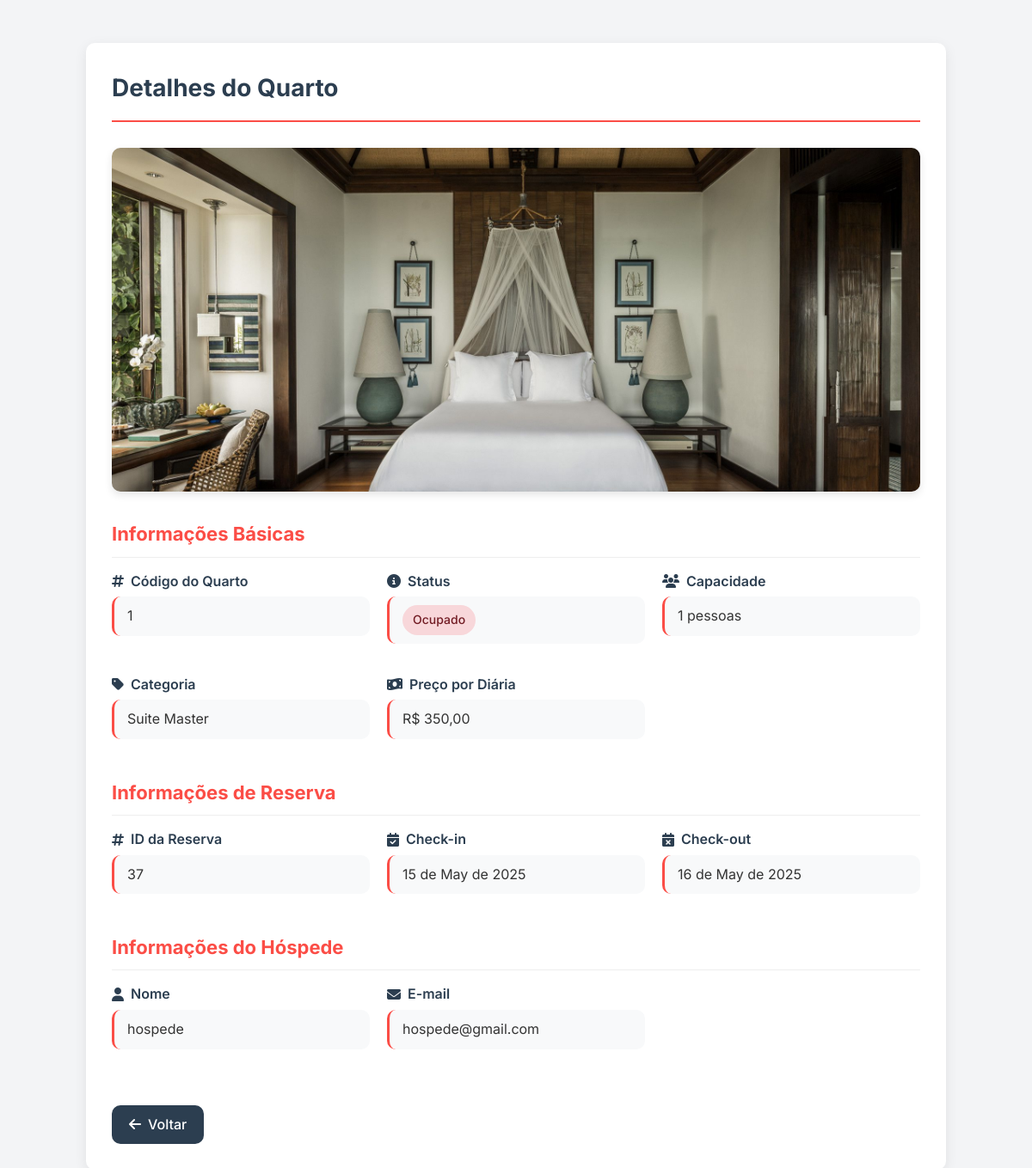
The app's page /gestor/quartos/maisdetalhes.php?id=1 with its own data.
### tables this page shows
CREATE TABLE `quarto` (
  `ID_Quarto` int(11) NOT NULL,
  `Status` varchar(45) DEFAULT NULL,
  `Capacidade` int(11) DEFAULT NULL,
  `Categoria_ID_Categoria` int(11) NOT NULL,
  `Foto` varchar(255) DEFAULT NULL,
  `Preco_diaria` decimal(10,2) DEFAULT NULL
);

CREATE TABLE `categoria` (
  `ID_Categoria` int(11) NOT NULL,
  `Nome` varchar(50) NOT NULL
);

CREATE TABLE `reserva` (
  `ID_Reserva` int(11) NOT NULL,
  `Checkin` date NOT NULL,
  `Checkout` date NOT NULL,
  `Quarto_ID_Quarto` int(11) NOT NULL,
  `usuarios_ID` int(11) NOT NULL,
  `solicitou_exclusao` tinyint(1) DEFAULT 0,
  `Data_Solicitacao_Exclusao` datetime DEFAULT NULL
);

CREATE TABLE `usuarios` (
  `ID` int(11) NOT NULL,
  `Nome` varchar(45) NOT NULL,
  `Email` varchar(45) NOT NULL,
  `Data_Nascimento` varchar(45) NOT NULL,
  `Telefone` varchar(45) NOT NULL,
  `Endereco` varchar(45) NOT NULL,
  `CPF` char(14) NOT NULL,
  `Perfil_ID_Perfil` int(11) NOT NULL,
  `solicitou_exclusao` varchar(45) DEFAULT NULL,
  `Senha` varchar(255) NOT NULL,
  `Data_Solicitacao_Exclusao` datetime DEFAULT current_timestamp()
);

### gestor/quartos/maisdetalhes.php (the view, shortened to what this page needs)
<?php
require_once '../../config/config.php';
$query = "SELECT q.ID_Quarto, q.Status, q.Capacidade, q.Foto, q.Preco_diaria, c.Nome AS Categoria,
                 r.ID_Reserva, r.checkin, r.checkout, u.Nome AS Usuario_Nome, u.Email AS Usuario_Email
          FROM quarto q
          JOIN categoria c ON q.Categoria_ID_Categoria = c.ID_Categoria
          LEFT JOIN reserva r ON r.Quarto_ID_Quarto = q.ID_Quarto
          LEFT JOIN usuarios u ON r.usuarios_ID = u.ID
          WHERE q.ID_Quarto = :id_quarto";
$stmt = $pdo->prepare($query);
$stmt->bindParam(':id_quarto', $_GET['id']);
$stmt->execute();
$row = $stmt->fetch(PDO::FETCH_ASSOC);
?>
<!DOCTYPE html>
<html lang="pt-br">
<head>
    <link rel="stylesheet" href="https://cdnjs.cloudflare.com/ajax/libs/font-awesome/6.5.0/css/all.min.css">
</head>
<body>
    <div class="container">
        <div class="page-header">
            <h1 class="page-title">Detalhes do Quarto</h1>
        </div>
        <?php if ($row): ?>
            <?php if(!empty($row['Foto'])): ?>
                <img src="../../uploads/<?= htmlspecialchars($row['Foto']) ?>" alt="Foto do Quarto" class="room-image">
            <?php endif; ?>
            <div class="details-section">
                <h2 class="section-title">Informações Básicas</h2>
                <div class="details-grid">
                    <div class="detail-item">
                        <div class="detail-label">
                            <i class="fas fa-hashtag"></i>
                            Código do Quarto
                        </div>
                        <div class="detail-value"><?= $row['ID_Quarto'] ?></div>
                    </div>
                    <div class="detail-item">
                        <div class="detail-label">
                            <i class="fas fa-info-circle"></i>
                            Status
                        </div>
                        <div class="detail-value">
                            <span class="status <?= ($row['ID_Reserva'] !== null) ? 'status-ocupado' : 'status-disponivel' ?>">
                                <?= ($row['ID_Reserva'] !== null) ? 'Ocupado' : 'Disponível' ?>
                            </span>
                        </div>
                    </div>
                    <div class="detail-item">
                        <div class="detail-label">
                            <i class="fas fa-users"></i>
                            Capacidade
                        </div>
                        <div class="detail-value"><?= $row['Capacidade'] ?> pessoas</div>
                    </div>
                    <div class="detail-item">
                        <div class="detail-label">
                            <i class="fas fa-tag"></i>
                            Categoria
                        </div>
                        <div class="detail-value"><?= $row['Categoria'] ?></div>
                    </div>
                    <div class="detail-item">
                        <div class="detail-label">
                            <i class="fas fa-money-bill-wave"></i>
                            Preço por Diária
                        </div>
                        <div class="detail-value">R$ <?= number_format($row['Preco_diaria'], 2, ',', '.') ?></div>
                    </div>
                </div>
            </div>
            <?php if($row['ID_Reserva'] !== null): ?>
                <div class="details-section">
                    <h2 class="section-title">Informações de Reserva</h2>
                    <div class="details-grid">
                        <div class="detail-item">
                            <div class="detail-label">
                                <i class="fas fa-hashtag"></i>
                                ID da Reserva
                            </div>
                            <div class="detail-value"><?= $row['ID_Reserva'] ?></div>
                        </div>
                        <div class="detail-item">
                            <div class="detail-label">
                                <i class="fas fa-calendar-check"></i>
                                Check-in
                            </div>
                            <div class="detail-value"><?= date('d \d\e F \d\e Y', strtotime($row['checkin'])) ?></div>
                        </div>
                        <div class="detail-item">
                            <div class="detail-label">
                                <i class="fas fa-calendar-times"></i>
                                Check-out
                            </div>
                            <div class="detail-value"><?= date('d \d\e F \d\e Y', strtotime($row['checkout'])) ?></div>
                        </div>
                    </div>
                </div>
                <div class="details-section">
                    <h2 class="section-title">Informações do Hóspede</h2>
                    <div class="details-grid">
                        <div class="detail-item">
                            <div class="detail-label">
                                <i class="fas fa-user"></i>
                                Nome
                            </div>
                            <div class="detail-value"><?= $row['Usuario_Nome'] ?></div>
                        </div>
                        <div class="detail-item">
                            <div class="detail-label">
                                <i class="fas fa-envelope"></i>
                                E-mail
                            </div>
                            <div class="detail-value"><?= $row['Usuario_Email'] ?></div>
                        </div>
                    </div>
                </div>
            <?php endif; ?>
            <a href="javascript:history.back()" class="back-btn">
                <i class="fas fa-arrow-left"></i> Voltar
            </a>
        <?php endif; ?>
    </div>
</body>
</html>

### gestor/quartos/maisdetalhes.php (style rules this page uses)
:root { --primary-color: #FB4D46; --secondary-color: #2c3e50; --light-gray: #f8f9fa; --dark-gray: #6c757d; --white: #ffffff; --border-radius: 10px; --box-shadow: 0 4px 15px rgba(0,0,0,0.08); --transition: all 0.3s ease; }
* { margin: 0; padding: 0; box-sizing: border-box; font-family: 'Inter', sans-serif; }
body { background-color: #f3f4f6; color: #333; line-height: 1.6; padding: 20px; }
.container { max-width: 1000px; margin: 30px auto; background-color: var(--white); border-radius: var(--border-radius); box-shadow: var(--box-shadow); padding: 30px; }
.page-header { display: flex; justify-content: space-between; align-items: center; margin-bottom: 30px; padding-bottom: 15px; border-bottom: 2px solid var(--primary-color); }
.page-title { color: var(--secondary-color); font-size: 28px; margin: 0; }
.room-image { width: 100%; max-height: 400px; object-fit: cover; border-radius: var(--border-radius); margin-bottom: 25px; box-shadow: 0 4px 10px rgba(0,0,0,0.1); }
.details-section { margin-bottom: 30px; }
.section-title { color: var(--primary-color); font-size: 22px; margin-bottom: 15px; padding-bottom: 8px; border-bottom: 1px solid #eee; }
.details-grid { display: grid; grid-template-columns: repeat(auto-fill, minmax(250px, 1fr)); gap: 20px; margin-bottom: 20px; }
.detail-item { margin-bottom: 15px; }
.detail-label { font-weight: 600; color: var(--secondary-color); margin-bottom: 5px; display: flex; align-items: center; gap: 8px; }
.detail-value { padding: 10px 15px; background-color: var(--light-gray); border-radius: var(--border-radius); border-left: 3px solid var(--primary-color); }
.status { display: inline-block; padding: 6px 12px; border-radius: 20px; font-size: 14px; font-weight: 500; }
.status-ocupado { background-color: #f8d7da; color: #721c24; }
.back-btn { display: inline-flex; align-items: center; gap: 8px; padding: 10px 20px; background-color: var(--secondary-color); color: white; border-radius: var(--border-radius); text-decoration: none; font-weight: 500; transition: var(--transition); margin-top: 20px; }

### records on screen
quarto: Foto (picture), ID_Quarto "1", Capacidade "1", Preco_diaria "350,00"
categoria: Nome "Suite Master"
reserva: ID_Reserva "37", Checkin "15 de May de 2025", Checkout "16 de May de 2025"
usuarios: Nome "hospede", Email "hospede@gmail.com"
